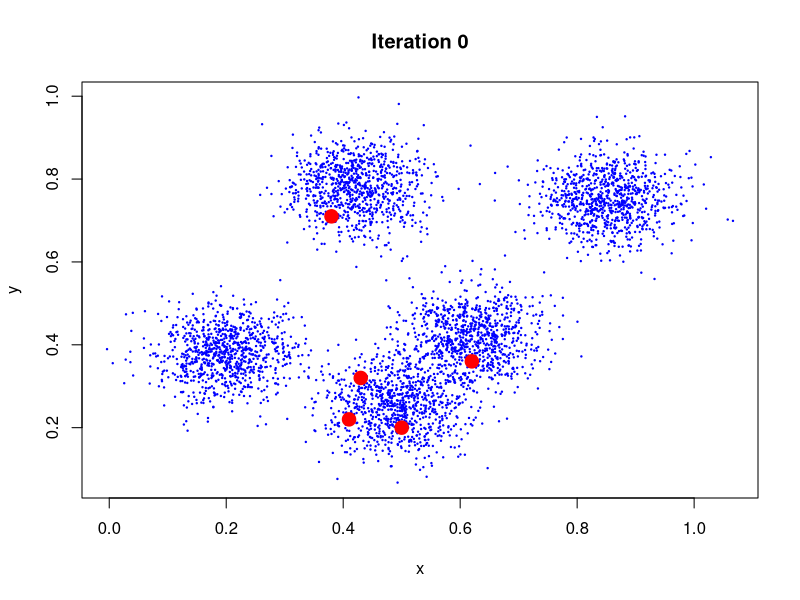
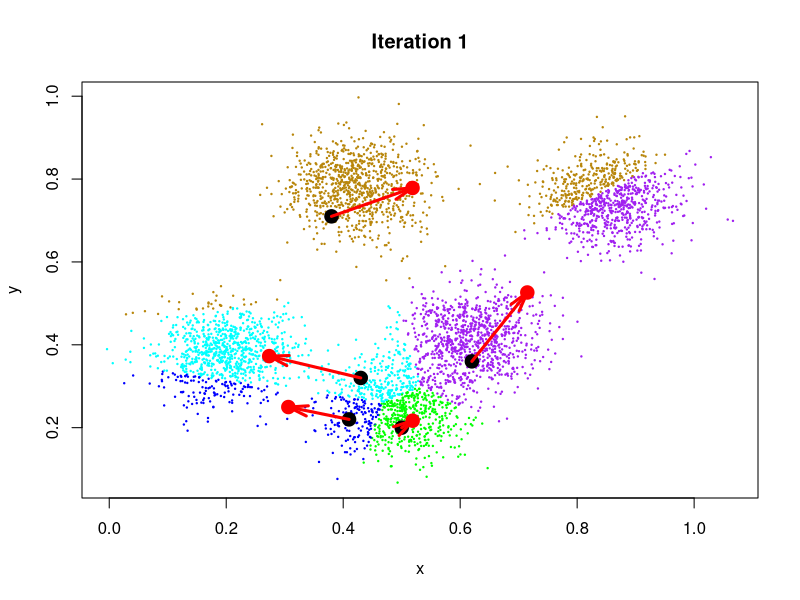
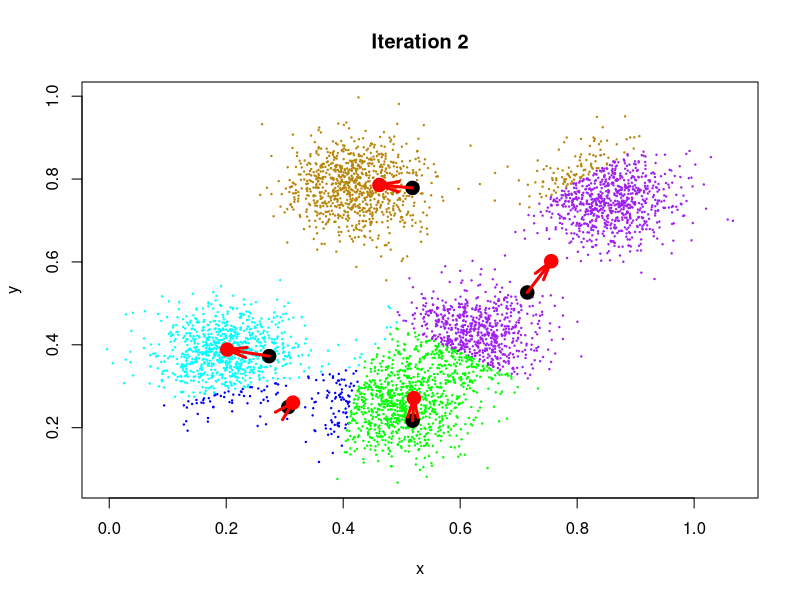
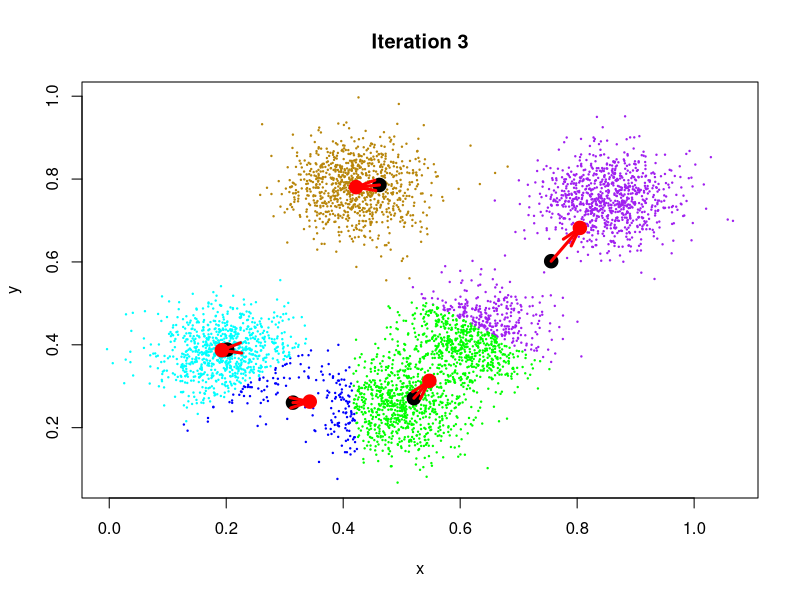
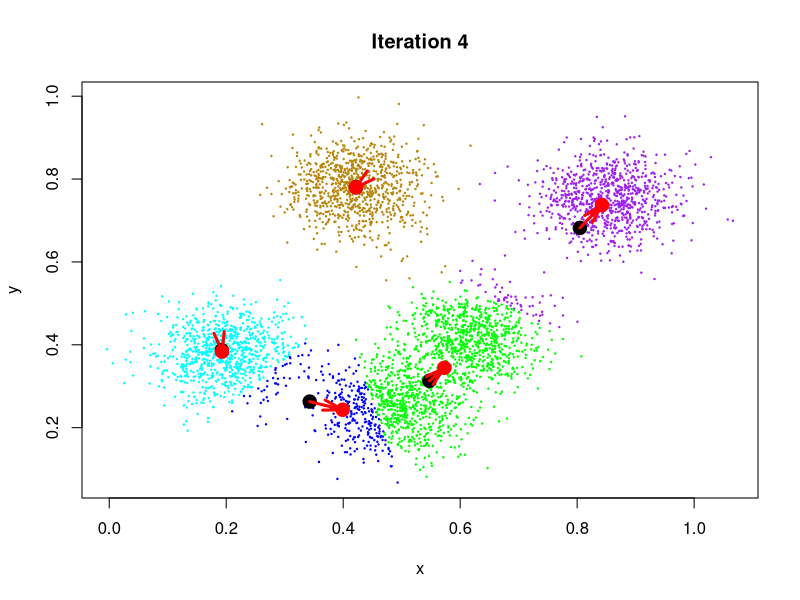
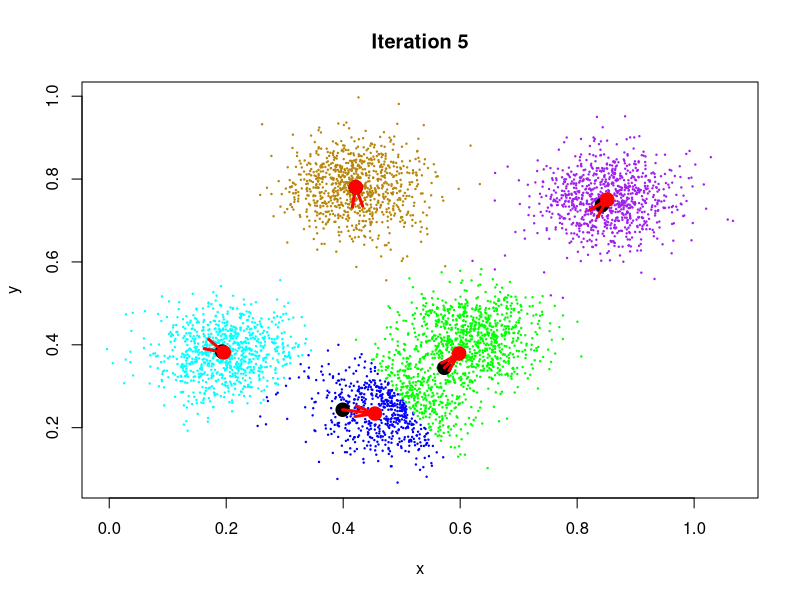
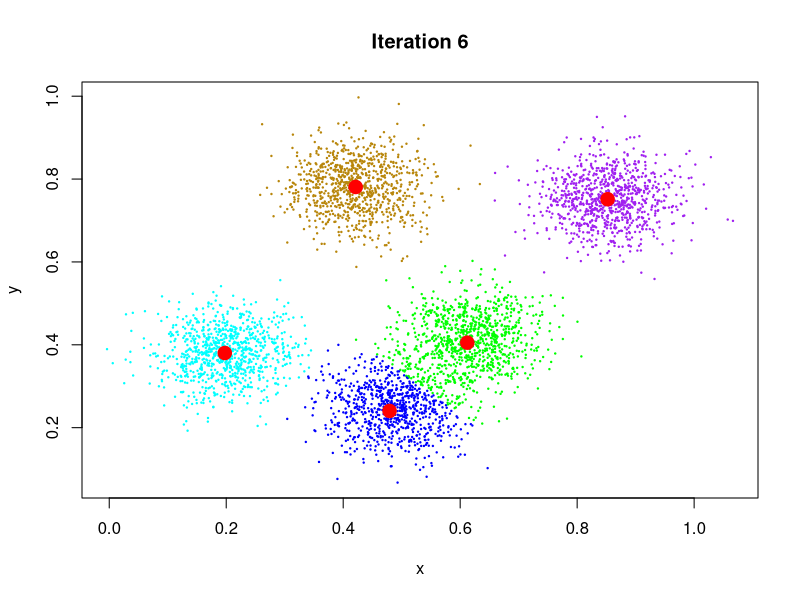
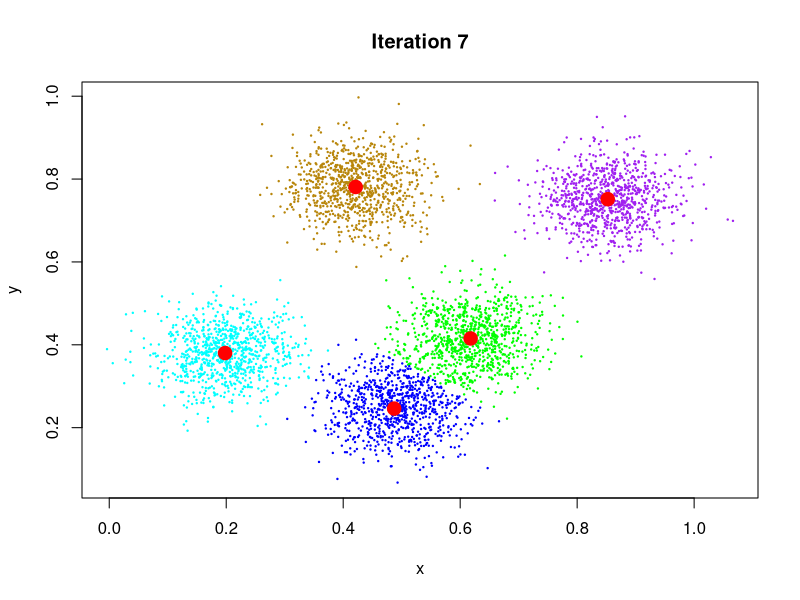

Write R code to recreate these figures, in order.
# K Means cluster analysis (step by step)

set.seed(1234)

# quantity of observations in each cluster
n.obs <- 900
# standart deviation
sd.1 <- 0.06

# Generation of 5 clusters
x1 <- rnorm(n.obs, mean = .20, sd = sd.1)
y1 <- rnorm(n.obs, mean = .38, sd = sd.1)

x2 <- rnorm(n.obs, mean = .49, sd = sd.1)
y2 <- rnorm(n.obs, mean = .25, sd = sd.1)

x3 <- rnorm(n.obs, mean = .62, sd = sd.1)
y3 <- rnorm(n.obs, mean = .42, sd = sd.1)

x4 <- rnorm(n.obs, mean = .42, sd = sd.1)
y4 <- rnorm(n.obs, mean = .78, sd = sd.1)

x5 <- rnorm(n.obs, mean = .85, sd = sd.1)
y5 <- rnorm(n.obs, mean = .75, sd = sd.1)

# Creation one matrix
x.0 <- c(x1, x2, x3, x4, x5)
y.0 <- c(y1, y2, y3, y4, y5)
data.0 <- cbind(x.0, y.0)

colnames(data.0) <- c("x", "y")

# Centers of 5 klusters
# It must be random
x.start <- c(.50, .41, .43, .62, .38)
y.start <- c(.20, .22, .32, .36, .71)
centers.0 <- cbind(x.start, y.start)

# Step by step clustering
clus.1  <- kmeans(data.0, centers = centers.0,       iter.max = 1, algorithm = "Lloyd")
clus.2  <- kmeans(data.0, centers = clus.1$centers,  iter.max = 1, algorithm = "Lloyd")
clus.3  <- kmeans(data.0, centers = clus.2$centers,  iter.max = 1, algorithm = "Lloyd")
clus.4  <- kmeans(data.0, centers = clus.3$centers,  iter.max = 1, algorithm = "Lloyd")
clus.5  <- kmeans(data.0, centers = clus.4$centers,  iter.max = 1, algorithm = "Lloyd")

clus.6  <- kmeans(data.0, centers = clus.5$centers,  iter.max = 1, algorithm = "Lloyd")
clus.7  <- kmeans(data.0, centers = clus.6$centers,  iter.max = 1, algorithm = "Lloyd")
clus.8  <- kmeans(data.0, centers = clus.7$centers,  iter.max = 1, algorithm = "Lloyd")
clus.9  <- kmeans(data.0, centers = clus.8$centers,  iter.max = 1, algorithm = "Lloyd")
clus.10 <- kmeans(data.0, centers = clus.9$centers,  iter.max = 1, algorithm = "Lloyd")

clus.11 <- kmeans(data.0, centers = clus.10$centers, iter.max = 1, algorithm = "Lloyd")
clus.12 <- kmeans(data.0, centers = clus.11$centers, iter.max = 1, algorithm = "Lloyd")
clus.13 <- kmeans(data.0, centers = clus.12$centers, iter.max = 1, algorithm = "Lloyd")
clus.14 <- kmeans(data.0, centers = clus.13$centers, iter.max = 1, algorithm = "Lloyd")
clus.15 <- kmeans(data.0, centers = clus.14$centers, iter.max = 1, algorithm = "Lloyd")



# Size of points for plot
cex.1 <- .2
# Colors of clusters for plot
col.1 <- c("green", "blue", "cyan", "purple", "darkgoldenrod")



# Points which must be clustering
plot(data.0, col = "blue", pch = 19, main = "Iteration 0", cex = cex.1)
# Centers of 5 klusters
points(x.start, y.start, col = "red", xlim = c(0, 1), ylim = c(0, 1.1), cex = cex.1 * 9, pch = 19)

plot(data.0, col = col.1[clus.1$cluster], pch = 19, main = "Iteration 1", cex = cex.1)
points(x.start, y.start, col = "black", xlim = c(0, 1), ylim = c(0, 1.1), cex = cex.1 * 9, pch = 19)
points(clus.1$centers, col = "red", xlim = c(0, 1), ylim = c(0, 1.1), cex = cex.1 * 9, pch = 19)
arrows(x.start, y.start, x1 = clus.1$centers[,1], y1 = clus.1$centers[,2],
       col = "red", lwd = 3, angle = 15, length = .2)

plot(data.0, col = col.1[clus.2$cluster], pch = 19, main = "Iteration 2", cex = cex.1)
points(clus.1$centers, col = "black", xlim = c(0, 1), ylim = c(0, 1.1), cex = cex.1 * 9, pch = 19)
points(clus.2$centers, col = "red", xlim = c(0, 1), ylim = c(0, 1.1), cex = cex.1 * 9, pch = 19)
arrows(clus.1$centers[,1], clus.1$centers[,2], x1 = clus.2$centers[,1], y1 = clus.2$centers[,2],
       col = "red", lwd = 3, angle = 15, length = .2)

plot(data.0, col = col.1[clus.3$cluster], pch = 19, main = "Iteration 3", cex = cex.1)
points(clus.2$centers, col = "black", xlim = c(0, 1), ylim = c(0, 1.1), cex = cex.1 * 9, pch = 19)
points(clus.3$centers, col = "red", xlim = c(0, 1), ylim = c(0, 1.1), cex = cex.1 * 9, pch = 19)
arrows(clus.2$centers[,1], clus.2$centers[,2], x1 = clus.3$centers[,1], y1 = clus.3$centers[,2],
       col = "red", lwd = 3, angle = 15, length = .2)

plot(data.0, col = col.1[clus.4$cluster], pch = 19, main = "Iteration 4", cex = cex.1)
points(clus.3$centers, col = "black", xlim = c(0, 1), ylim = c(0, 1.1), cex = cex.1 * 9, pch = 19)
points(clus.4$centers, col = "red", xlim = c(0, 1), ylim = c(0, 1.1), cex = cex.1 * 9, pch = 19)
arrows(clus.3$centers[,1], clus.3$centers[,2], x1 = clus.4$centers[,1], y1 = clus.4$centers[,2],
       col = "red", lwd = 3, angle = 15, length = .2)

plot(data.0, col = col.1[clus.5$cluster], pch = 19, main = "Iteration 5", cex = cex.1)
points(clus.4$centers, col = "black", xlim = c(0, 1), ylim = c(0, 1.1), cex = cex.1 * 9, pch = 19)
points(clus.5$centers, col = "red", xlim = c(0, 1), ylim = c(0, 1.1), cex = cex.1 * 9, pch = 19)
arrows(clus.4$centers[,1], clus.4$centers[,2], x1 = clus.5$centers[,1], y1 = clus.5$centers[,2],
       col = "red", lwd = 3, angle = 15, length = .2)

plot(data.0, col = col.1[clus.6$cluster], pch = 19, main = "Iteration 6", cex = cex.1)
points(clus.6$centers, col = "red", xlim = c(0, 1), ylim = c(0, 1.1), cex = cex.1 * 9, pch = 19)

plot(data.0, col = col.1[clus.7$cluster], pch = 19, main = "Iteration 7", cex = cex.1)
points(clus.7$centers, col = "red", xlim = c(0, 1), ylim = c(0, 1.1), cex = cex.1 * 9, pch = 19)

plot(data.0, col = col.1[clus.8$cluster], pch = 19, main = "Iteration 8", cex = cex.1)
points(clus.8$centers, col = "red", xlim = c(0, 1), ylim = c(0, 1.1), cex = cex.1 * 9, pch = 19)

plot(data.0, col = col.1[clus.9$cluster], pch = 19, main = "Iteration 9", cex = cex.1)
points(clus.9$centers, col = "red", xlim = c(0, 1), ylim = c(0, 1.1), cex = cex.1 * 9, pch = 19)

plot(data.0, col = col.1[clus.10$cluster], pch = 19, main = "Iteration 10", cex = cex.1)
points(clus.10$centers, col = "red", xlim = c(0, 1), ylim = c(0, 1.1), cex = cex.1 * 9, pch = 19)

plot(data.0, col = col.1[clus.11$cluster], pch = 19, main = "Iteration 11", cex = cex.1)
points(clus.11$centers, col = "red", xlim = c(0, 1), ylim = c(0, 1.1), cex = cex.1 * 9, pch = 19)

plot(data.0, col = col.1[clus.12$cluster], pch = 19, main = "Iteration 12", cex = cex.1)
points(clus.12$centers, col = "red", xlim = c(0, 1), ylim = c(0, 1.1), cex = cex.1 * 9, pch = 19)

plot(data.0, col = col.1[clus.13$cluster], pch = 19, main = "Iteration 13", cex = cex.1)
points(clus.13$centers, col = "red", xlim = c(0, 1), ylim = c(0, 1.1), cex = cex.1 * 9, pch = 19)

plot(data.0, col = col.1[clus.14$cluster], pch = 19, main = "Iteration 14", cex = cex.1)
points(clus.14$centers, col = "red", xlim = c(0, 1), ylim = c(0, 1.1), cex = cex.1 * 9, pch = 19)

plot(data.0, col = col.1[clus.15$cluster], pch = 19, main = "Iteration 15", cex = cex.1)
points(clus.15$centers, col = "red", xlim = c(0, 1), ylim = c(0, 1.1), cex = cex.1 * 9, pch = 19)
